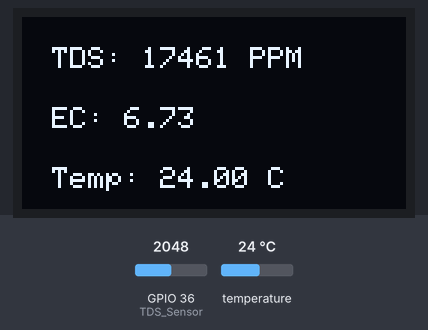
A sketch run on a simulated ESP32. On the bench: 128×64 one-colour display. Wiring (inferred from the names in the program): DS18B20 sensor: data GPIO 25. Inputs (shaded band) come from the test bench; at power-on: temperature 24 °C, GPIO 36 (TDS_Sensor) = 2048. WiFi joins after 1.5 s; servers stay silent unless stated; what the sketch prints to the serial monitor is not drawn.

Above: at 7.8 s.
7.9 s: temperature set to 12 °C
At 13.1 s:
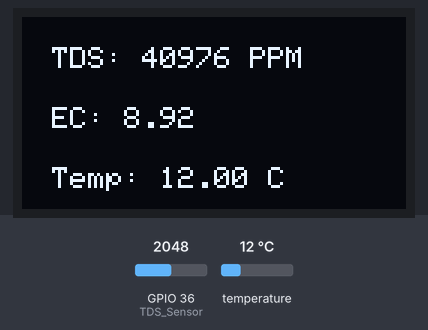
13.4 s: GPIO 36 (TDS_Sensor) set to 2866
At 18.1 s:
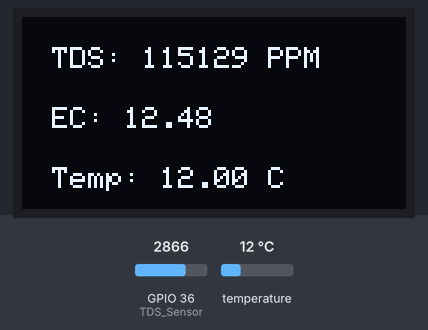
18.7 s: temperature set to 19 °C
At 21.8 s:
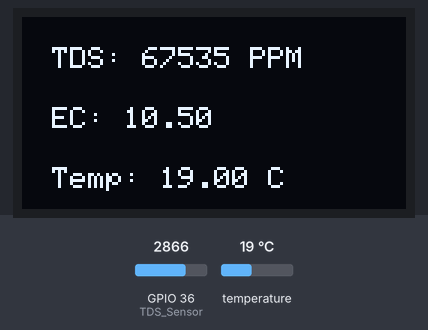
24.0 s: GPIO 36 (TDS_Sensor) set to 3603
At 26.8 s:
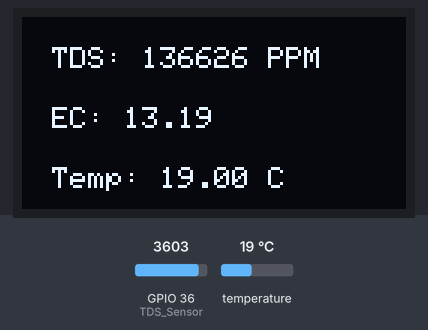
29.3 s: temperature set to 28 °C
At 36.7 s:
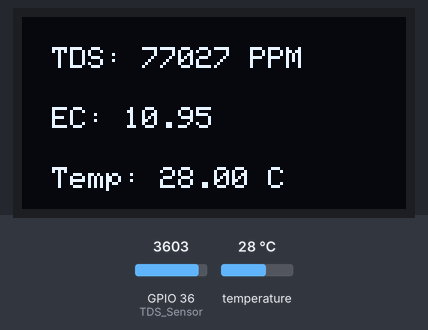
37.1 s: GPIO 36 (TDS_Sensor) set to 4095
At 41.7 s:
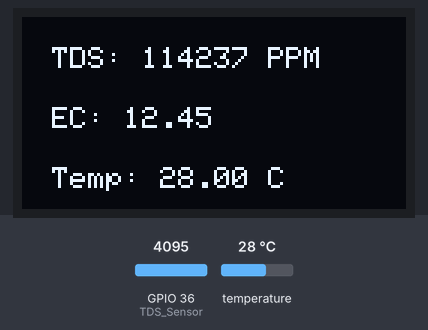
Timing chart, 0 to 43.2 s (numbered marks = the images above; inputs shaded):
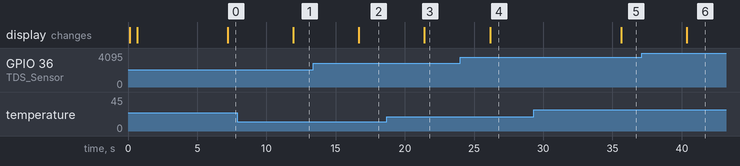

Measured:
- after the input at 7.9 s, the display: changes after 4.0 s (image 1)
- after the input at 13.4 s, the display: changes after 3.3 s (image 2)
- after the input at 18.7 s, the display: changes after 2.7 s (image 3)
- after the input at 24.0 s, the display: changes after 2.2 s (image 4)
- after the input at 29.3 s, the display: changes after 6.3 s (image 5)
- after the input at 37.1 s, the display: changes after 3.3 s (image 6)

The sketch:

IOT_water_quality_monitoring.ino
```cpp
#include <WiFi.h>
#define USE_WROVER_BOARD
#include <Adafruit_GFX.h>
#include <Adafruit_SSD1306.h>

#define SCREEN_WIDTH 128    // OLED display width, in pixels
#define SCREEN_HEIGHT 64    // OLED display height, in pixels
#define OLED_RESET -1       // Reset pin # (or -1 if sharing Arduino reset pin)
Adafruit_SSD1306 display(SCREEN_WIDTH, SCREEN_HEIGHT, &Wire, OLED_RESET);


int DSPIN = 25; //  connect Dallas Temperature Sensor to 13 no pin of ESP32 board
int TDS_Sensor = 36; // connect TDS Sensor to 34 no pin of ESP32 board
float Aref = 3.3;

float ec_Val = 0;
unsigned int tds_value = 0;
float ecCal = 1;
double wTemp;


String apiKey = "JPDBS7AW2L6R4D6Z";     //  Enter your Write API key from ThingSpeak

const char *ssid =  "AR RoboTics";     // replace with your wifi ssid and wpa2 key
const char *pass =  "#G25Rana";
const char* server = "api.thingspeak.com";

WiFiClient client;

void sendSensor()
{
   wTemp = TempRead()* 0.0625;  // conversion accuracy is 0.0625 / LSB
  float V_level= Aref / 1024.0;
  float rawEc = analogRead(TDS_Sensor) * V_level;  // Raw  data of EC
  float T_Cof = 1.0 + 0.02 * (wTemp - 25.0);  // Temperature Coefficient

  ec_Val = (rawEc / T_Cof) * ecCal;// temperature and calibration compensation
  tds_value = (133.42 * pow(ec_Val, 3) - 255.86 * ec_Val * ec_Val + 857.39 * ec_Val) * 0.5;
  double Far= (((wTemp *9)/5) + 32); // Temp in Far*

  Serial.print("TDS:"); Serial.println(tds_value);
  Serial.print("EC:"); Serial.println(ec_Val, 2);
  Serial.print("Temperature (oC):"); Serial.println(wTemp,2);
  Serial.print("Temperature (oF):"); Serial.println(Far,2);
  Serial.print("");
delay(2000);

}

void setup()
{
  Serial.begin(9600);
  delay(100);
   display.begin(SSD1306_SWITCHCAPVCC, 0x3C); //initialize with the I2C addr 0x3C (128x64)
  delay(500);
  display.clearDisplay();
  display.setCursor(25, 25);
  display.setTextSize(1);
  display.setTextColor(WHITE);
  display.println(" TDS Sensor");
  display.setCursor(25, 40);
  display.setTextSize(1);
  display.print("Initializing");
  display.setCursor(30, 5);
  display.setTextSize(1);
  display.print("Group P2");
  display.display();
  delay(3000);

   Serial.println("Connecting to ");
  Serial.println(ssid);


  WiFi.begin(ssid, pass);

  while (WiFi.status() != WL_CONNECTED)
  {
    delay(500);
    Serial.print(".");
  }
  Serial.println("");
  Serial.println("WiFi connected");
}

void loop() {

  sendSensor();
   display.clearDisplay();
  display.setTextSize(1);
  display.setTextColor(WHITE);

    display.setCursor(10, 10);
    if(wTemp < 100)
    {
    display.print("TDS: ");
    display.print(tds_value);
    display.print(" PPM");

    display.setCursor(10, 30);
    display.print("EC: ");
    display.print(ec_Val, 2);
    display.print("");

    display.setCursor(10, 50);
    display.print("Temp: ");
    display.print(wTemp,2);
    display.print(" C");
    display.display();
    delay(1500);

    display.clearDisplay();}


    if (client.connect(server, 80))  //   "184.106.153.149" or api.thingspeak.com
  {

    String postStr = apiKey;
    postStr += "&field1=";
    postStr += String(wTemp,2);
    postStr += "&field2=";
    postStr += String(tds_value);
    postStr += "\r\n\r\n";
    delay(500);

    client.print("POST /update HTTP/1.1\n");
    client.print("Host: api.thingspeak.com\n");
    client.print("Connection: close\n");
    client.print("X-THINGSPEAKAPIKEY: " + apiKey + "\n");
    client.print("Content-Type: application/x-www-form-urlencoded\n");
    client.print("Content-Length: ");
    client.print(postStr.length());
    client.print("\n\n");
    client.print(postStr);
    delay(500);
  }
  client.stop();
}
```

TD_DS_Library.ino
```cpp
/*
 * This Library is property of SME Dehradun. for any query related to this program, contact us at www.smedehradn.com
 * if your want any soluiton related for any IoT Customized Boards and Sensor to www.nuttyengineer.com
 */

boolean DS18B20_Init()
{
  pinMode(DSPIN, OUTPUT);
  digitalWrite(DSPIN, HIGH);
  delayMicroseconds(5);
  digitalWrite(DSPIN, LOW);
  delayMicroseconds(750);//480-960
  digitalWrite(DSPIN, HIGH);
  pinMode(DSPIN, INPUT);
  int t = 0;
  while(digitalRead(DSPIN))
  {
    t++;
    if(t > 60) return false;
    delayMicroseconds(1);
  }
  t = 480 - t;
  pinMode(DSPIN, OUTPUT);
  delayMicroseconds(t);
  digitalWrite(DSPIN, HIGH);
  return true;
}

void DS18B20_Write(byte data)
{
  pinMode(DSPIN, OUTPUT);
  for(int i=0; i<8; i++)
  {
    digitalWrite(DSPIN, LOW);
    delayMicroseconds(10);
    if(data & 1) digitalWrite(DSPIN, HIGH);
    else digitalWrite(DSPIN, LOW);
    data >>= 1;
    delayMicroseconds(50);
    digitalWrite(DSPIN, HIGH);
  }
}

byte DS18B20_Read()
{
  pinMode(DSPIN, OUTPUT);
  digitalWrite(DSPIN, HIGH);
  delayMicroseconds(2);
  byte data = 0;
  for(int i=0; i<8; i++)
  {
    digitalWrite(DSPIN, LOW);
    delayMicroseconds(1);
    digitalWrite(DSPIN, HIGH);
    pinMode(DSPIN, INPUT);
    delayMicroseconds(5);
    data >>= 1;
    if(digitalRead(DSPIN)) data |= 0x80;
    delayMicroseconds(55);
    pinMode(DSPIN, OUTPUT);
    digitalWrite(DSPIN, HIGH);
  }
  return data;
}

int TempRead()
{
  if(!DS18B20_Init()) return 0;
   DS18B20_Write (0xCC); // Send skip ROM command
   DS18B20_Write (0x44); // Send reading start conversion command
  if(!DS18B20_Init()) return 0;
   DS18B20_Write (0xCC); // Send skip ROM command
   DS18B20_Write (0xBE); // Read the register, a total of nine bytes, the first two bytes are the conversion value
   int waterTemp = DS18B20_Read (); // Low byte
   waterTemp |= DS18B20_Read () << 8; // High byte
  return waterTemp;
}
```
